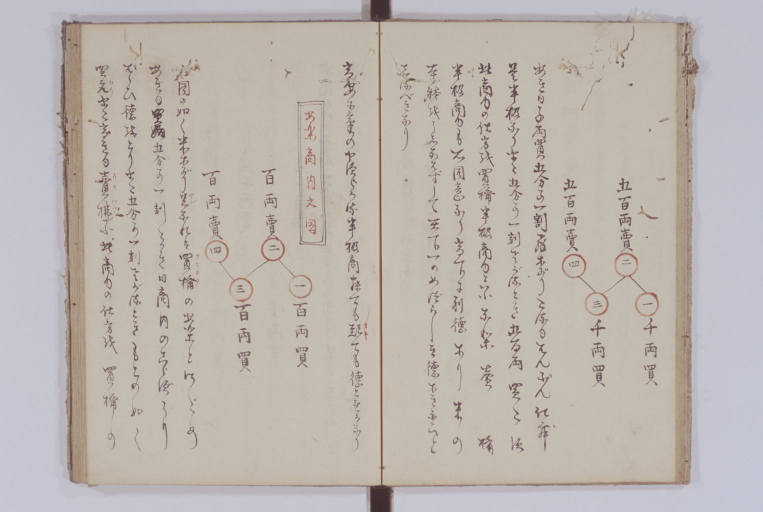
#> input picture original-manuscript/page_00012.jpg, 1525 x 1024 px, found by its file name (shown at 1/2 size)
$ python crop_diagrams.py
#> lines starting #> are read from the running program, lines starting #| are printed output that depends on the picture
"""
Crop key diagrams from the Sanen Kinsen Hiroku manuscript pages.
Source images are 1525x1024 two-page spreads from Kyoto University Library.
"""
from pathlib import Path
from PIL import Image

SRC_DIR = Path("D:/projects-2025/japanese-image-parsing/original-manuscript")
OUT_DIR = Path("D:/projects-2025/japanese-image-parsing/diagrams")
OUT_DIR.mkdir(exist_ok=True)

crops = [
    # Page 12: Two tree diagrams across the full spread
    # Right page: 500-ryō buy tree; Left page: 100-ryō sell tree with title box
    # Trim worn outer borders, keep full spread content
    {
        "src": "page_00012.jpg",
        "out": "fig1_tree_positions.jpg",
        "box": (55, 55, 1470, 975),
        "desc": "Position-scaling tree diagrams (full spread)",
    },
    # Page 13: Right page has the 2000-ryō sell / 1000-ryō buy tree diagram
    # Crop just the right page area with the tree and its labels
    {
        "src": "page_00013.jpg",
        "out": "fig2_tree_scaling.jpg",
        "box": (660, 45, 1470, 660),
        "desc": "2000-ryo sell / 1000-ryo buy tree diagram",
    },
    # Page 21: Left page has the circular Three Levels diagram (世の中三段之圖)
    # Including the ceiling/floor/middle-star annotations below it
    {
        "src": "page_00021.jpg",
        "out": "fig3_three_levels.jpg",
        "box": (35, 40, 730, 975),
        "desc": "Three Levels diagram with ceiling/floor/middle star",
    },
    # Page 28: Left page has the Grand Radial Diagram (上割三下割之圖)
    # Main radial chart at top, yin/yang supplementary tables at bottom
    {
        "src": "page_00028.jpg",
        "out": "fig4_grand_chart.jpg",
        "box": (30, 25, 745, 985),
        "desc": "Grand seasonal trading diagram with yin/yang sections",
    },
]

print("Cropping diagrams from manuscript images...\n")
for c in crops:
    img = Image.open(SRC_DIR / c["src"])
#> img is the input picture: PIL image 1525x1024 RGB; mean R, G, B 188.9, 181.8, 175.8
    cropped = img.crop(c["box"])
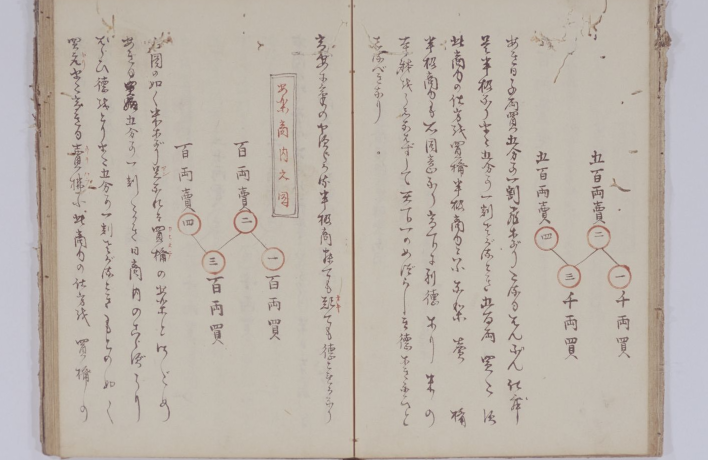
#> cropped: PIL image 1415x920 RGB (shown at 1/2 size); mean R, G, B 188.8, 180.6, 171.7
    out_path = OUT_DIR / c["out"]
    cropped.save(out_path, "JPEG", quality=95)
    w, h = cropped.size
#> w = 1415; h = 920
#> (the run stopped early here; a loop or call above may not have finished)

$ run again, with original-manuscript/page_00004.jpg copied over original-manuscript/page_00012.jpg
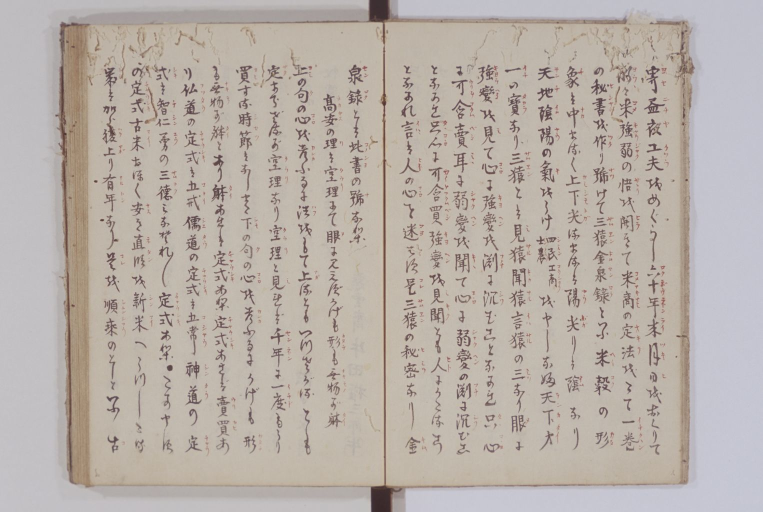
#> input picture original-manuscript/page_00004.jpg, 1525 x 1024 px, found by its file name (shown at 1/2 size)
#> img is the input picture: PIL image 1525x1024 RGB; mean R, G, B 184.9, 176.1, 169
#> `cropped = img.crop(c["box"])`:
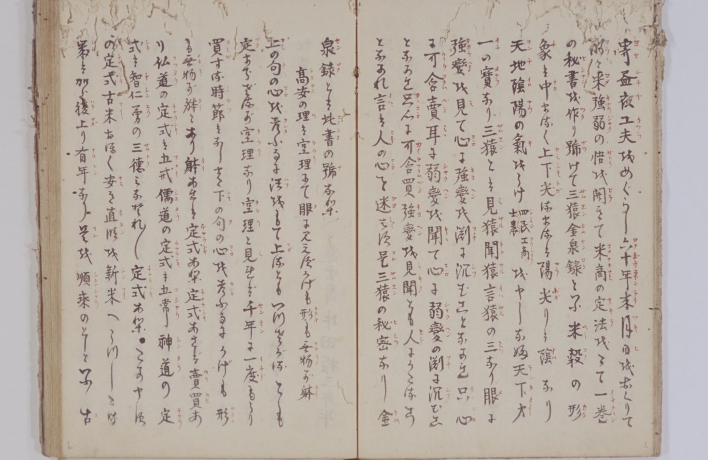
#> cropped: PIL image 1415x920 RGB (shown at 1/2 size); mean R, G, B 184.2, 174.3, 164.9

$ run again, with original-manuscript/page_00005.jpg copied over original-manuscript/page_00012.jpg
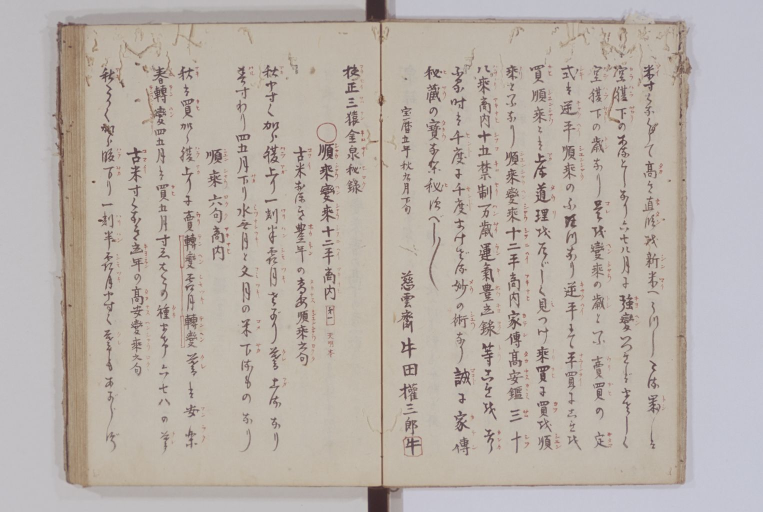
#> input picture original-manuscript/page_00005.jpg, 1525 x 1024 px, found by its file name (shown at 1/2 size)
#> img is the input picture: PIL image 1525x1024 RGB; mean R, G, B 184.9, 176.2, 169
#> `cropped = img.crop(c["box"])`:
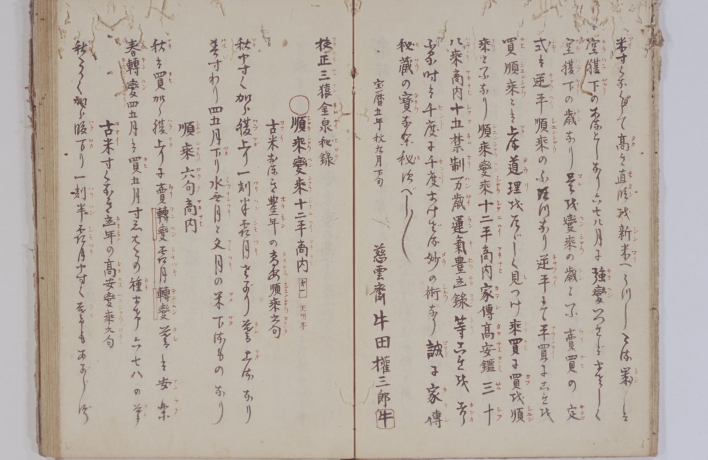
#> cropped: PIL image 1415x920 RGB (shown at 1/2 size); mean R, G, B 184.3, 174.6, 165

$ run again, with original-manuscript/page_00006.jpg copied over original-manuscript/page_00012.jpg
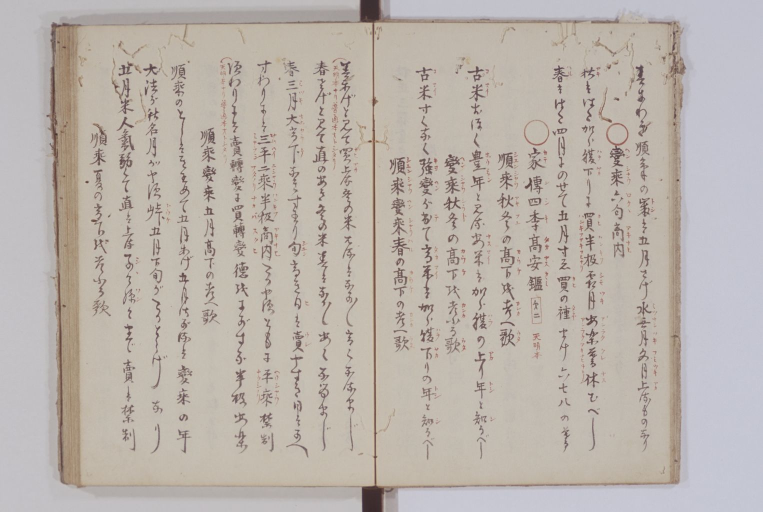
#> input picture original-manuscript/page_00006.jpg, 1525 x 1024 px, found by its file name (shown at 1/2 size)
#> img is the input picture: PIL image 1525x1024 RGB; mean R, G, B 187.2, 179.4, 172.3
#> `cropped = img.crop(c["box"])`:
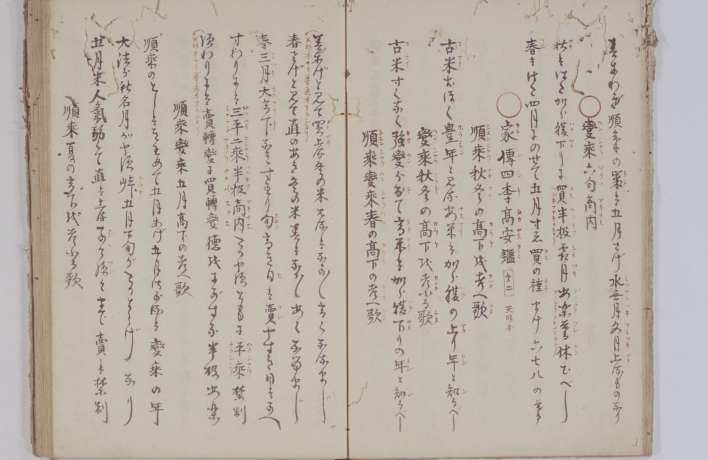
#> cropped: PIL image 1415x920 RGB (shown at 1/2 size); mean R, G, B 186.9, 178.1, 168.7
